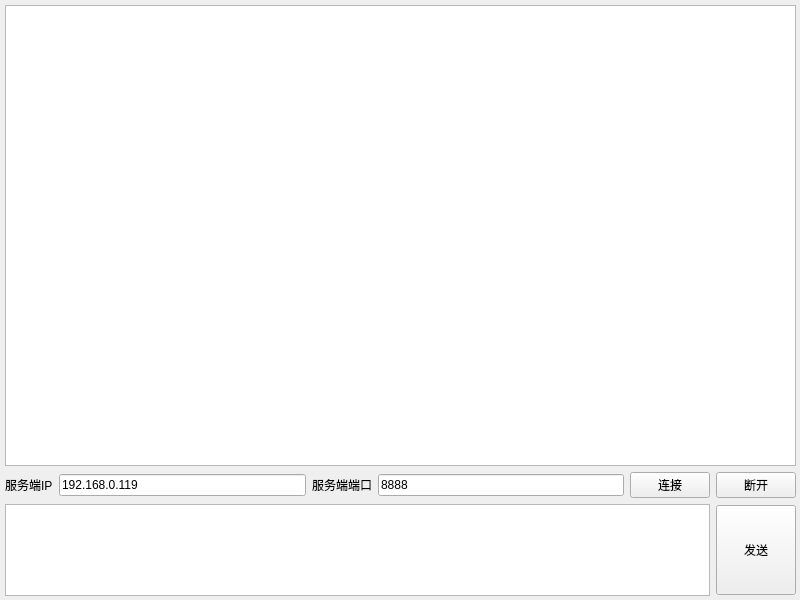
<?xml version="1.0" encoding="UTF-8"?>
<ui version="4.0">
 <class>Widget</class>
 <widget class="QWidget" name="Widget">
  <property name="geometry">
   <rect>
    <x>0</x>
    <y>0</y>
    <width>800</width>
    <height>600</height>
   </rect>
  </property>
  <property name="windowTitle">
   <string>英杰网络调试助手--客户端</string>
  </property>
  <widget class="QWidget" name="layoutWidget">
   <property name="geometry">
    <rect>
     <x>0</x>
     <y>0</y>
     <width>801</width>
     <height>601</height>
    </rect>
   </property>
   <layout class="QVBoxLayout" name="verticalLayout" stretch="5,1,1">
    <property name="leftMargin">
     <number>5</number>
    </property>
    <property name="topMargin">
     <number>5</number>
    </property>
    <property name="rightMargin">
     <number>5</number>
    </property>
    <property name="bottomMargin">
     <number>5</number>
    </property>
    <item>
     <widget class="QTextEdit" name="textEditRev"/>
    </item>
    <item>
     <layout class="QHBoxLayout" name="horizontalLayout_2">
      <item>
       <widget class="QLabel" name="label">
        <property name="text">
         <string>服务端IP</string>
        </property>
       </widget>
      </item>
      <item>
       <widget class="QLineEdit" name="lineEditIPAddr">
        <property name="text">
         <string>192.168.0.119</string>
        </property>
       </widget>
      </item>
      <item>
       <widget class="QLabel" name="label_2">
        <property name="text">
         <string>服务端端口</string>
        </property>
       </widget>
      </item>
      <item>
       <widget class="QLineEdit" name="lineEditPort">
        <property name="text">
         <string>8888</string>
        </property>
       </widget>
      </item>
      <item>
       <widget class="QPushButton" name="btnConnected">
        <property name="text">
         <string>连接</string>
        </property>
       </widget>
      </item>
      <item>
       <widget class="QPushButton" name="btnDisconnected">
        <property name="text">
         <string>断开</string>
        </property>
       </widget>
      </item>
     </layout>
    </item>
    <item>
     <layout class="QHBoxLayout" name="horizontalLayout">
      <item>
       <widget class="QTextEdit" name="textEditSend"/>
      </item>
      <item>
       <widget class="QPushButton" name="btnSend">
        <property name="minimumSize">
         <size>
          <width>80</width>
          <height>90</height>
         </size>
        </property>
        <property name="text">
         <string>发送</string>
        </property>
       </widget>
      </item>
     </layout>
    </item>
   </layout>
  </widget>
 </widget>
 <resources/>
 <connections/>
</ui>
